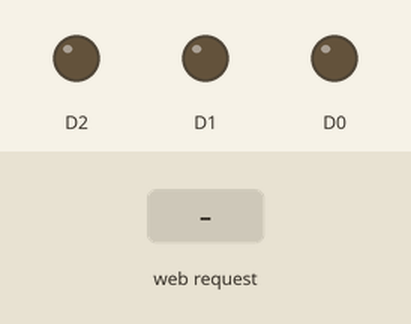
Recording of a sketch running on a simulated ESP8266 (NodeMCU). Shown: output pins drawn as LEDs (lit = HIGH). Inputs (shaded band) come from the test bench. WiFi joins after 1.5 s; servers stay silent unless stated; what the sketch prints to the serial monitor is not drawn.

Above: at 2.7 s.
2.8 s: HTTP request GET /toggle?color=red received
At 3.3 s:
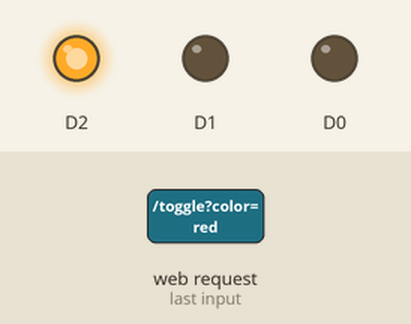
4.3 s: HTTP request GET /toggle?color=yellow received
At 5.5 s:
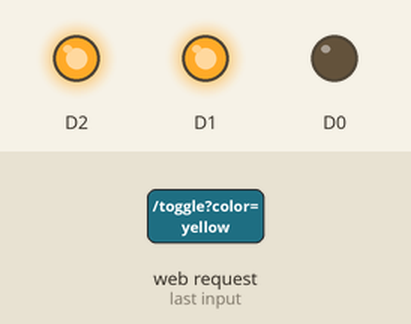
5.8 s: HTTP request GET /toggle?color=green received
At 6.8 s:
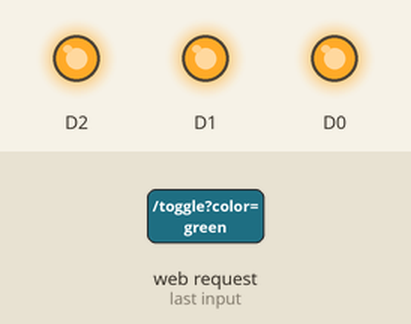
7.3 s: HTTP request GET /toggle?color=red received
At 7.9 s:
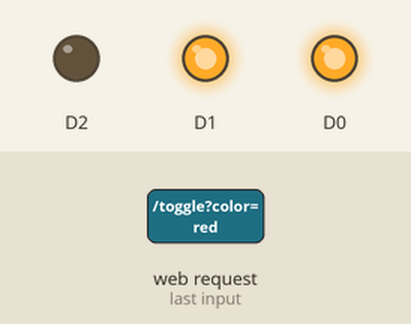
8.8 s: HTTP request GET /toggle?color=yellow received
At 9.1 s:
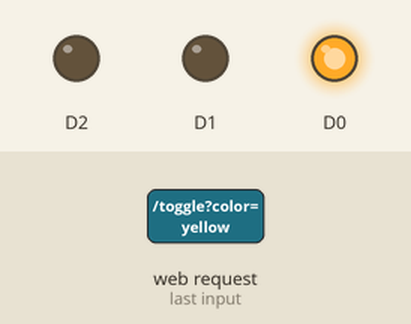
Timing chart, 0 to 11.3 s (numbered marks = the images above; inputs shaded):
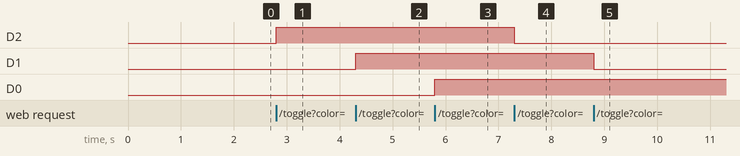

The sketch:

webserver.ino
```cpp
#include <ESP8266WiFi.h>
#include <ESP8266WebServer.h>

ESP8266WebServer server;

char* ssid = "ssid";
char* password = "password";

void setup() {
  pinMode(D2, OUTPUT);
  pinMode(D1, OUTPUT);
  pinMode(D0, OUTPUT);

  Serial.begin(9600);
  WiFi.begin(ssid, password);
  while(WiFi.status() != WL_CONNECTED) { delay(300); }

  Serial.print("\nIP Address: ");
  Serial.println(WiFi.localIP());

  server.on("/", [](){
    String html = "<!DOCTYPE html> <html lang='en'> <head> <meta charset='UTF-8'> <meta name='viewport' content='width=device-width, initial-scale=1.0'> <meta http-equiv='X-UA-Compatible' content='ie=edge'> <title>WS Led</title> </head> <body> <button class='led' id='red'>Toggle Red</button> <button class='led' id='yellow'>Toggle Yellow</button> <button class='led' id='green'>Toggle Green</button> <script> var leds = document.querySelectorAll('.led'); leds.forEach(function(element) { element.addEventListener('click', function() { fetch(location.href + 'toggle?color=' + element.id); }); }); </script> </body> </html>";
    server.send(200, "text/html", html);
  });
  server.on("/toggle", toggleLED);
  server.begin();
}

void loop() {
  server.handleClient();
}

void toggleLED() {
  String color = server.arg("color");
  String message = "";

  if (color == "red") {
    digitalWrite(D2, !digitalRead(D2));
    message += "Toggled the red led!";
  }
  else if (color == "yellow") {
    digitalWrite(D1, !digitalRead(D1));
    message += "Toggled the yellow led!";
  }
  else if (color == "green") {
    digitalWrite(D0, !digitalRead(D0));
    message += "Toggled the green led!";
  } else {
    message += "Unknown color.";
  }

  server.send(200, "text/plain", message);
}
```

Measured:
- after the input at 2.8 s, D2: LOW → HIGH at once
- after the input at 4.3 s, D1: LOW → HIGH at once
- after the input at 5.8 s, D0: LOW → HIGH at once
- after the input at 7.3 s, D2: HIGH → LOW at once
- after the input at 8.8 s, D1: HIGH → LOW at once
